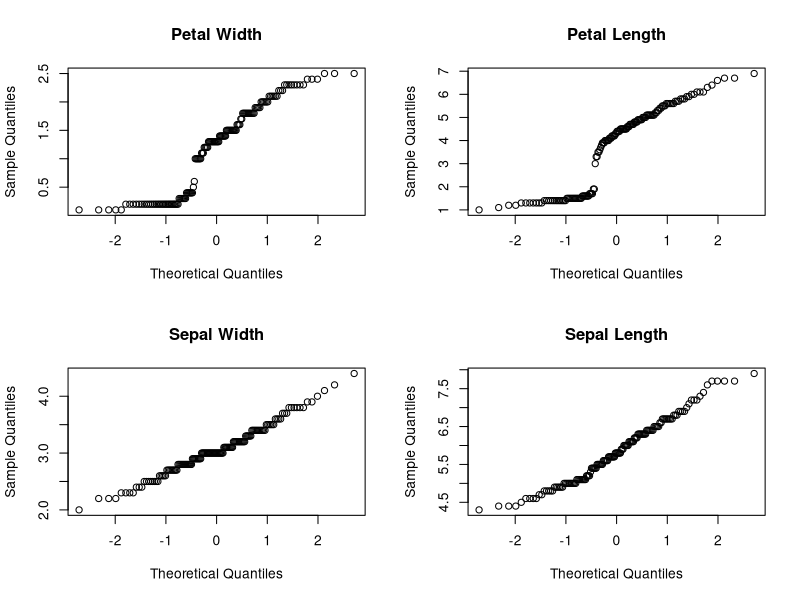
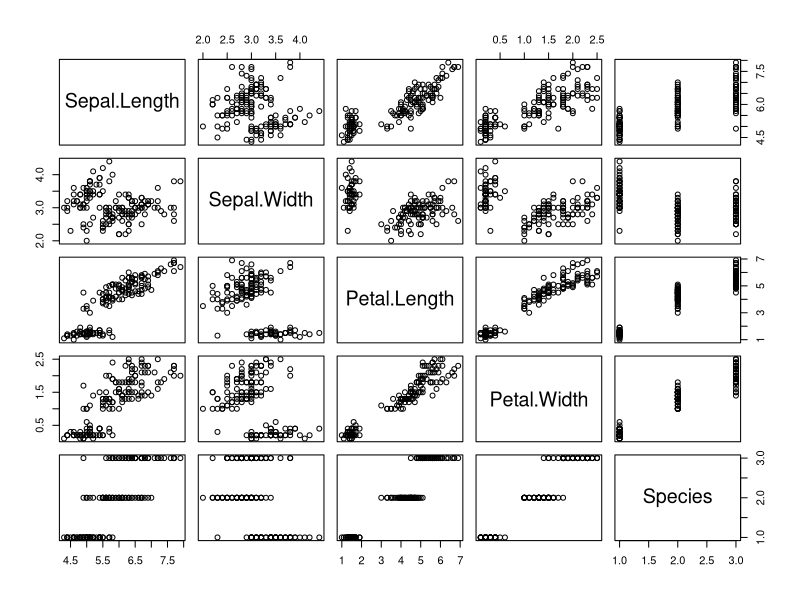
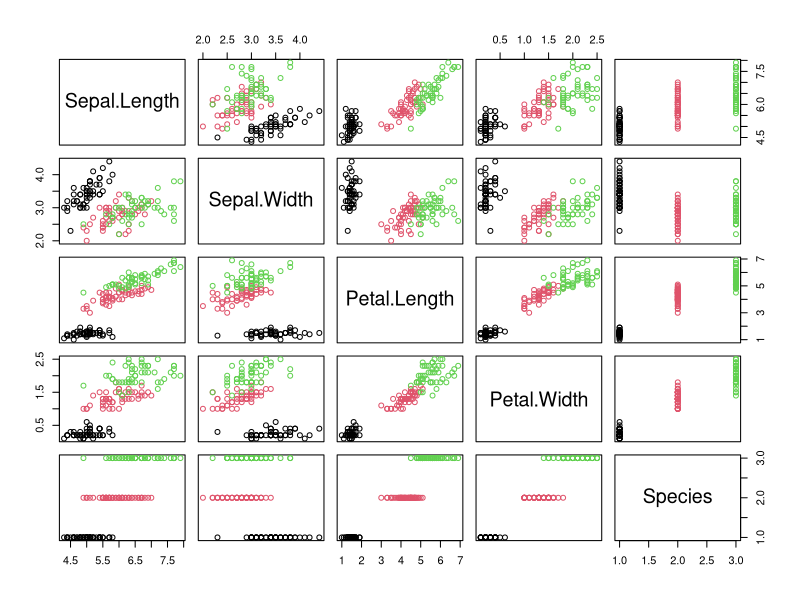

Recreate these plots in R, in order. (Note: this script raises an error after producing the figures.)
iris
par(mfrow=c(2,2))
qqnorm( iris$Petal.Width, main="Petal Width")
qqnorm( iris$Petal.Length, main="Petal Length")
qqnorm( iris$Sepal.Width, main="Sepal Width")
qqnorm( iris$Sepal.Length, main="Sepal Length")


## Open a new plot window using quartz() or x11() and do a bivariate plot of iris. 
## Use your knowledge of indexing to get rid of the species column
quartz()
plot(iris)

## Color by species. Since iris$Species is a factor, it has an internal numerical value. 
## for a quick and dirty plot by species, we can use that numeric info to assign colors:

plot(iris, col=iris$Species)

as.numeric(iris$Species)
sp <- as.character(iris$Species)

# But I donʻt like those colors.
# Create your own color pallete for the three species
# Magenta, teal, brown, etc. try "colors()" to see all the possibilities
# explain which species goes with which color in a comment

icol <- as.character(sp)
## write code to reassign icol with color names

plot(iris, col=icol) 		# replot with new colors 



## We want to reuse this code, so write a function and call it 
## paint.iris(). You may want to have two arguments: just the numeric data and a vector for the species. 

paint.iris <- function(dat, sp) {
	icol <- as.character(sp)

## add code to reassign your icol to your custom colors here
## if you want to change your plotting symbols you can specify pch=

    plot(dat, col=icol)
  }

# execute paint.iris
sp <- iris$Species
paint.iris(iris, sp)

## Once you are sure everything is working, plot to pdf  
## The function pdf() opens a pipe to the graphics device driver to make a pdf.
## the pipe must also be closed using function dev.off(). if you forget your pdf 
## will be corrupted.

pdf(file="irisplot.pdf")
    sp <- sample(iris$Species) 
    paint.iris(iris, sp)
dev.off ()



## Are these species really distinct? Letʻs do a permutation test. 
## Scramble(=permute) the species names keeping the data in place 
## and replot the data using function sample().
## Normally for a permutation test you might compute the mean 
## or some statistic of interest, but weʻre just coding so weʻll do plots
## (you can certainly compare means  as well if you like!) 
## What do you expect to see? Your points should not change position, 
## just the colors should change after randomizing species.

## Scramble species. Make sure this works

sp <- sample(iris$Species)
paint.iris(iris, sp)

## plot to pdf. 

pdf(file="irissimplot.pdf")
    sp <- sample(iris$Species) 
    paint.iris(iris, sp)
dev.off ()

## Repeat the scramble and plot for a total of 10 simulated pdfs. (can you figure out how to 
## make all the plots in one pdf file?)



############# Density plots ######################################
## Another way to look at data is by plotting a density of the values. 
## For one variable, if we assume that the observations represent a random sample
## we can make a probability distribution using a kernel density assumption (if this
## means nothing to you, donʻt worry - itʻs statistics. I am just giving you this as
## something one might want to do.). For Rbootcamp, focus on what 
## type of objetct you have to give to the density() function, and what is the class of
## the output? There is a built-in plot function for density, but in case you want to get
## at any of the internal information, how would you access it?  So the relevant part
## for this class is about indexing and subsetting objects, passing objects, etc. 
###############################################################

## If you want to know more about density, look at the help page ?density
## check out the example "old faithful" at the bottom. You can look at the data: head(faithful)

## Letʻs plot the density of the Petal.Length points

density(iris$Petal.Length)            # print method shows some basic info
dd <- density(iris$Petal.Length)  # save density output
plot(dd)                                        # plot the density of all Petal.Length points

## Very interesting bumps there. But do they correspond to the different species? 
## Subset the data by species, and store each density in a separate object and replot

density(       )
dd.versicolor <- density(          )
plot(dd.versicolor, col=              )

## Add on additional densities for each species using the lines() function. Please use your 
## fabulous color pallette


lines(dd.virginica, col=             )

## At this point you may have noticed that the density is off the plot. The problem is that the x-limits
## of the different species are different, and by default set by the values given to plot() -- this sets up 
## the new plot window. You can get around this by plotting the density for the full dataset with 
## no points or lines, type="n", and then calling the lines function to add each species:

plot(dd, type="n")
lines(      )
lines(      )
lines(      )


## Now you may have noticed that y-axis is too short!! We need to find the maximum density to set
## the y-limits. To do that, we need to find out where that info is stored. Use the str() function to see
## the structure of a density object

str(dd)

## You can see that it is a list of 7, with x, and y which looks promising! Remember a list is a vector 
## of objects (but they can be different types!) And since the list elements are named you can use the $

dd$y

## use this info to set your ylimits. Remember that argument has this form: ylim=c( , ) 
## Check out ?plot for more info - if you see a choice click on the one in graphics


## Write a function accepts as input a vector of data (i.e., iris$Petal.Length for example), and 
## a vector that has information to indicate groups (i.e., iris$Species), and does what is necessary 
## to produce a pdf of the three densities on a single plot as we just did above.



## Use your function to produce density plots for each of the variables in the original data (Petal.Length,
## Petal.Width, etc.). One plot per variable, should contain the 3 species densities on a single plot.


## Generate these plots for the randomized data you saved earlier. One file per simulation. 
## Once you have a working function, itʻs so easy isnʻt it?!  

## Be sure to delete these stub intructions to make a clean script. Only leave what you need to explain 
## how the final product works. 
